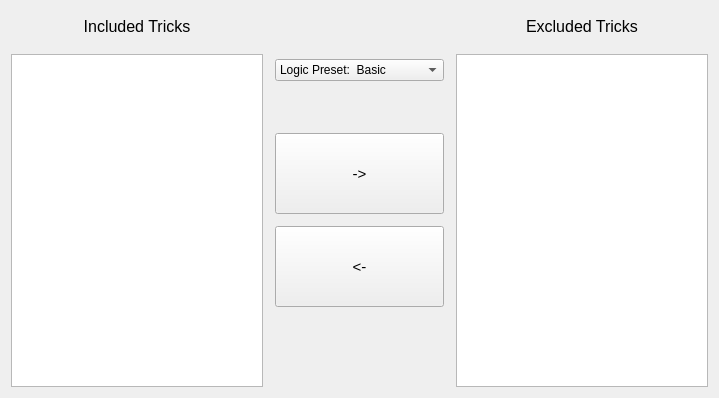
        <widget class="QWidget" name="tab_4">
         <attribute name="title">
          <string>Logic</string>
         </attribute>
         <layout class="QHBoxLayout" name="horizontalLayout_28">
          <item>
           <layout class="QHBoxLayout" name="horizontalLayout_27" stretch="3,2,3">
            <property name="spacing">
             <number>12</number>
            </property>
            <item>
             <layout class="QVBoxLayout" name="verticalLayout_45">
              <item>
               <widget class="QLabel" name="label_10">
                <property name="minimumSize">
                 <size>
                  <width>0</width>
                  <height>31</height>
                 </size>
                </property>
                <property name="font">
                 <font>
                  <pointsize>12</pointsize>
                 </font>
                </property>
                <property name="text">
                 <string>Included Tricks</string>
                </property>
                <property name="alignment">
                 <set>Qt::AlignCenter</set>
                </property>
               </widget>
              </item>
              <item>
               <widget class="QListWidget" name="includedLogicList"/>
              </item>
             </layout>
            </item>
            <item>
             <layout class="QVBoxLayout" name="verticalLayout_46">
              <property name="spacing">
               <number>12</number>
              </property>
              <property name="topMargin">
               <number>48</number>
              </property>
              <property name="bottomMargin">
               <number>40</number>
              </property>
              <item>
               <widget class="QComboBox" name="logicComboBox">
                <property name="currentIndex">
                 <number>0</number>
                </property>
                <item>
                 <property name="text">
                  <string>Logic Preset:  Basic</string>
                 </property>
                </item>
                <item>
                 <property name="text">
                  <string>Logic Preset:  Advanced</string>
                 </property>
                </item>
                <item>
                 <property name="text">
                  <string>Logic Preset:  Glitched</string>
                 </property>
                </item>
                <item>
                 <property name="text">
                  <string>Logic Preset:  Hell</string>
                 </property>
                </item>
                <item>
                 <property name="text">
                  <string>Logic Preset:  None</string>
                 </property>
                </item>
               </widget>
              </item>
              <item>
               <spacer name="verticalSpacer_6">
                <property name="orientation">
                 <enum>Qt::Vertical</enum>
                </property>
                <property name="sizeHint" stdset="0">
                 <size>
                  <width>20</width>
                  <height>40</height>
                 </size>
                </property>
               </spacer>
              </item>
              <item>
               <widget class="QPushButton" name="logicExcludeButton">
                <property name="minimumSize">
                 <size>
                  <width>0</width>
                  <height>81</height>
                 </size>
                </property>
                <property name="font">
                 <font>
                  <pointsize>11</pointsize>
                 </font>
                </property>
                <property name="text">
                 <string>-&gt;</string>
                </property>
               </widget>
              </item>
              <item>
               <widget class="QPushButton" name="logicIncludeButton">
                <property name="minimumSize">
                 <size>
                  <width>0</width>
                  <height>81</height>
                 </size>
                </property>
                <property name="font">
                 <font>
                  <pointsize>11</pointsize>
                 </font>
                </property>
                <property name="text">
                 <string>&lt;-</string>
                </property>
               </widget>
              </item>
              <item>
               <spacer name="verticalSpacer_7">
                <property name="orientation">
                 <enum>Qt::Vertical</enum>
                </property>
                <property name="sizeHint" stdset="0">
                 <size>
                  <width>20</width>
                  <height>40</height>
                 </size>
                </property>
               </spacer>
              </item>
             </layout>
            </item>
            <item>
             <layout class="QVBoxLayout" name="verticalLayout_47">
              <item>
               <widget class="QLabel" name="label_11">
                <property name="minimumSize">
                 <size>
                  <width>0</width>
                  <height>31</height>
                 </size>
                </property>
                <property name="font">
                 <font>
                  <pointsize>12</pointsize>
                 </font>
                </property>
                <property name="text">
                 <string>Excluded Tricks</string>
                </property>
                <property name="alignment">
                 <set>Qt::AlignCenter</set>
                </property>
               </widget>
              </item>
              <item>
               <widget class="QListWidget" name="excludedLogicList"/>
              </item>
             </layout>
            </item>
           </layout>
          </item>
         </layout>
        </widget>
